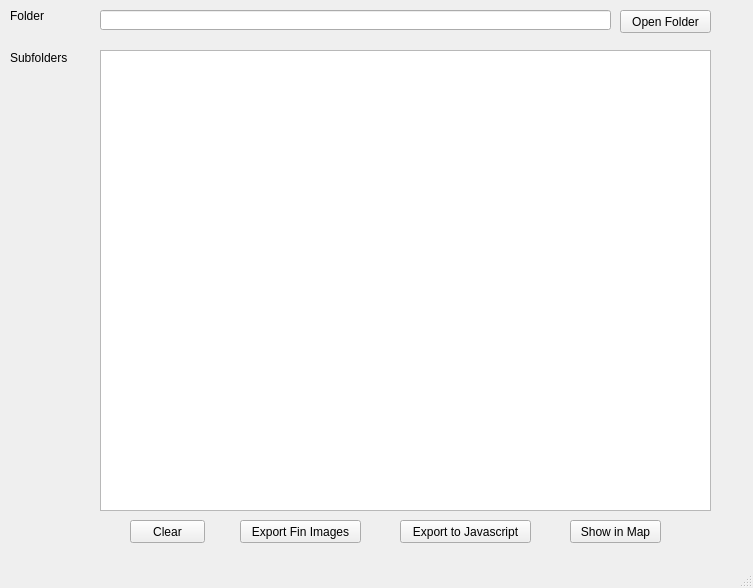
<?xml version="1.0" encoding="UTF-8"?>
<ui version="4.0">
 <class>MainWindow</class>
 <widget class="QMainWindow" name="MainWindow">
  <property name="geometry">
   <rect>
    <x>0</x>
    <y>0</y>
    <width>753</width>
    <height>588</height>
   </rect>
  </property>
  <property name="windowTitle">
   <string>MainWindow</string>
  </property>
  <widget class="QWidget" name="centralwidget">
   <widget class="QPushButton" name="btnOpenFolder">
    <property name="geometry">
     <rect>
      <x>620</x>
      <y>10</y>
      <width>91</width>
      <height>23</height>
     </rect>
    </property>
    <property name="text">
     <string>Open Folder</string>
    </property>
   </widget>
   <widget class="QLabel" name="lblFolder">
    <property name="geometry">
     <rect>
      <x>10</x>
      <y>10</y>
      <width>56</width>
      <height>12</height>
     </rect>
    </property>
    <property name="text">
     <string>Folder</string>
    </property>
   </widget>
   <widget class="QLineEdit" name="edtFolder">
    <property name="geometry">
     <rect>
      <x>100</x>
      <y>10</y>
      <width>511</width>
      <height>20</height>
     </rect>
    </property>
   </widget>
   <widget class="QLabel" name="lblSubfolders">
    <property name="geometry">
     <rect>
      <x>10</x>
      <y>50</y>
      <width>71</width>
      <height>16</height>
     </rect>
    </property>
    <property name="text">
     <string>Subfolders</string>
    </property>
   </widget>
   <widget class="QTableWidget" name="tblSubfolders">
    <property name="geometry">
     <rect>
      <x>100</x>
      <y>50</y>
      <width>611</width>
      <height>461</height>
     </rect>
    </property>
   </widget>
   <widget class="QPushButton" name="btnExportJS">
    <property name="geometry">
     <rect>
      <x>400</x>
      <y>520</y>
      <width>131</width>
      <height>23</height>
     </rect>
    </property>
    <property name="text">
     <string>Export to Javascript</string>
    </property>
   </widget>
   <widget class="QPushButton" name="btnExportFinImages">
    <property name="geometry">
     <rect>
      <x>240</x>
      <y>520</y>
      <width>121</width>
      <height>23</height>
     </rect>
    </property>
    <property name="text">
     <string>Export Fin Images</string>
    </property>
   </widget>
   <widget class="QPushButton" name="btnClear">
    <property name="geometry">
     <rect>
      <x>130</x>
      <y>520</y>
      <width>75</width>
      <height>23</height>
     </rect>
    </property>
    <property name="text">
     <string>Clear</string>
    </property>
   </widget>
   <widget class="QPushButton" name="btnShowInMap">
    <property name="geometry">
     <rect>
      <x>570</x>
      <y>520</y>
      <width>91</width>
      <height>23</height>
     </rect>
    </property>
    <property name="text">
     <string>Show in Map</string>
    </property>
   </widget>
  </widget>
  <widget class="QMenuBar" name="menubar">
   <property name="geometry">
    <rect>
     <x>0</x>
     <y>0</y>
     <width>753</width>
     <height>21</height>
    </rect>
   </property>
  </widget>
  <widget class="QStatusBar" name="statusbar"/>
 </widget>
 <resources/>
 <connections/>
</ui>
